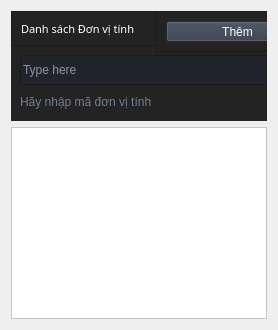
                        <widget class="QWidget" name="TT_DVT_Page">
                         <layout class="QVBoxLayout" name="verticalLayout_13">
                          <item>
                           <widget class="QWidget" name="verticalWidget" native="true">
                            <property name="minimumSize">
                             <size>
                              <width>0</width>
                              <height>110</height>
                             </size>
                            </property>
                            <property name="maximumSize">
                             <size>
                              <width>16777215</width>
                              <height>110</height>
                             </size>
                            </property>
                            <property name="styleSheet">
                             <string notr="true">background-color: rgb(35, 35, 35);</string>
                            </property>
                            <widget class="QFrame" name="frame_div_content_1">
                             <property name="geometry">
                              <rect>
                               <x>0</x>
                               <y>0</y>
                               <width>681</width>
                               <height>110</height>
                              </rect>
                             </property>
                             <property name="minimumSize">
                              <size>
                               <width>0</width>
                               <height>110</height>
                              </size>
                             </property>
                             <property name="maximumSize">
                              <size>
                               <width>16777215</width>
                               <height>110</height>
                              </size>
                             </property>
                             <property name="frameShape">
                              <enum>QFrame::NoFrame</enum>
                             </property>
                             <property name="frameShadow">
                              <enum>QFrame::Raised</enum>
                             </property>
                             <layout class="QVBoxLayout" name="verticalLayout_19">
                              <property name="spacing">
                               <number>0</number>
                              </property>
                              <property name="leftMargin">
                               <number>0</number>
                              </property>
                              <property name="topMargin">
                               <number>0</number>
                              </property>
                              <property name="rightMargin">
                               <number>0</number>
                              </property>
                              <property name="bottomMargin">
                               <number>0</number>
                              </property>
                              <item>
                               <widget class="QFrame" name="frame_title_wid_2">
                                <property name="maximumSize">
                                 <size>
                                  <width>16777215</width>
                                  <height>35</height>
                                 </size>
                                </property>
                                <property name="frameShape">
                                 <enum>QFrame::StyledPanel</enum>
                                </property>
                                <property name="frameShadow">
                                 <enum>QFrame::Raised</enum>
                                </property>
                                <layout class="QVBoxLayout" name="verticalLayout_20">
                                 <item>
                                  <widget class="QLabel" name="labelBoxBlenderInstalation_2">
                                   <property name="font">
                                    <font>
                                     <family>Shopee Display Black</family>
                                     <pointsize>8</pointsize>
                                     <weight>10</weight>
                                     <italic>false</italic>
                                     <bold>false</bold>
                                    </font>
                                   </property>
                                   <property name="styleSheet">
                                    <string notr="true">
color: rgb(255, 255, 255);</string>
                                   </property>
                                   <property name="text">
                                    <string>Danh sách Đơn vị tính</string>
                                   </property>
                                  </widget>
                                 </item>
                                </layout>
                               </widget>
                              </item>
                              <item>
                               <widget class="QFrame" name="frame_content_wid_2">
                                <property name="frameShape">
                                 <enum>QFrame::NoFrame</enum>
                                </property>
                                <property name="frameShadow">
                                 <enum>QFrame::Raised</enum>
                                </property>
                                <layout class="QHBoxLayout" name="horizontalLayout_12">
                                 <item>
                                  <layout class="QGridLayout" name="gridLayout_2">
                                   <property name="bottomMargin">
                                    <number>0</number>
                                   </property>
                                   <item row="0" column="0">
                                    <widget class="QLineEdit" name="lineEdit_2">
                                     <property name="minimumSize">
                                      <size>
                                       <width>0</width>
                                       <height>30</height>
                                      </size>
                                     </property>
                                     <property name="styleSheet">
                                      <string notr="true">background-color: rgb(33, 37, 43);
color: rgb(255, 255, 255);</string>
                                     </property>
                                     <property name="text">
                                      <string/>
                                     </property>
                                     <property name="placeholderText">
                                      <string>Type here</string>
                                     </property>
                                    </widget>
                                   </item>
                                   <item row="0" column="1">
                                    <widget class="QPushButton" name="pushButton_9">
                                     <property name="minimumSize">
                                      <size>
                                       <width>150</width>
                                       <height>30</height>
                                      </size>
                                     </property>
                                     <property name="font">
                                      <font>
                                       <family>Shopee Display Black</family>
                                       <pointsize>8</pointsize>
                                       <weight>10</weight>
                                       <italic>false</italic>
                                       <bold>false</bold>
                                      </font>
                                     </property>
                                     <property name="cursor">
                                      <cursorShape>PointingHandCursor</cursorShape>
                                     </property>
                                     <property name="styleSheet">
                                      <string notr="true">
QPushButton {
	background-color: rgb(52, 59, 72);
	color: rgb(255, 255, 255);
}
QPushButton:hover {
	background-color: rgb(85, 170, 255);
}</string>
                                     </property>
                                     <property name="text">
                                      <string>Tìm kiếm</string>
                                     </property>
                                     <property name="icon">
                                      <iconset resource="../../GUI_Test/Modern_GUI_PyDracula_PySide6_or_PyQt6-master/resources.qrc">
                                       <normaloff>:/icons/images/icons/cil-folder-open.png</normaloff>:/icons/images/icons/cil-folder-open.png</iconset>
                                     </property>
                                    </widget>
                                   </item>
                                   <item row="1" column="0" colspan="2">
                                    <widget class="QLabel" name="labelVersion_4">
                                     <property name="styleSheet">
                                      <string notr="true">color: rgb(113, 126, 149);</string>
                                     </property>
                                     <property name="lineWidth">
                                      <number>1</number>
                                     </property>
                                     <property name="text">
                                      <string>Hãy nhập mã đơn vị tính</string>
                                     </property>
                                     <property name="alignment">
                                      <set>Qt::AlignLeading|Qt::AlignLeft|Qt::AlignVCenter</set>
                                     </property>
                                    </widget>
                                   </item>
                                  </layout>
                                 </item>
                                </layout>
                               </widget>
                              </item>
                             </layout>
                            </widget>
                            <widget class="QFrame" name="frame_5">
                             <property name="geometry">
                              <rect>
                               <x>145</x>
                               <y>0</y>
                               <width>311</width>
                               <height>41</height>
                              </rect>
                             </property>
                             <property name="frameShape">
                              <enum>QFrame::StyledPanel</enum>
                             </property>
                             <property name="frameShadow">
                              <enum>QFrame::Raised</enum>
                             </property>
                             <layout class="QHBoxLayout" name="horizontalLayout_11">
                              <item>
                               <widget class="QPushButton" name="pushButton_8">
                                <property name="styleSheet">
                                 <string notr="true">
QPushButton {
	background-color: rgb(52, 59, 72);
	color: rgb(255, 255, 255);
}
QPushButton:hover {
	background-color: rgb(85, 170, 255);
}</string>
                                </property>
                                <property name="text">
                                 <string>Thêm</string>
                                </property>
                               </widget>
                              </item>
                              <item>
                               <widget class="QPushButton" name="pushButton_7">
                                <property name="styleSheet">
                                 <string notr="true">
QPushButton {
	background-color: rgb(52, 59, 72);
	color: rgb(255, 255, 255);
}
QPushButton:hover {
	background-color: rgb(85, 170, 255);
}</string>
                                </property>
                                <property name="text">
                                 <string>Xóa</string>
                                </property>
                               </widget>
                              </item>
                             </layout>
                            </widget>
                           </widget>
                          </item>
                          <item>
                           <widget class="QWidget" name="verticalWidget_2" native="true">
                            <property name="styleSheet">
                             <string notr="true">background-color: rgb(35, 35, 35);</string>
                            </property>
                            <layout class="QHBoxLayout" name="horizontalLayout_13">
                             <property name="leftMargin">
                              <number>0</number>
                             </property>
                             <property name="topMargin">
                              <number>0</number>
                             </property>
                             <property name="rightMargin">
                              <number>0</number>
                             </property>
                             <property name="bottomMargin">
                              <number>0</number>
                             </property>
                             <item>
                              <widget class="QFrame" name="horizontalFrame">
                               <layout class="QHBoxLayout" name="horizontalLayout_7">
                                <property name="spacing">
                                 <number>0</number>
                                </property>
                                <property name="leftMargin">
                                 <number>0</number>
                                </property>
                                <property name="topMargin">
                                 <number>0</number>
                                </property>
                                <property name="rightMargin">
                                 <number>0</number>
                                </property>
                                <property name="bottomMargin">
                                 <number>0</number>
                                </property>
                                <item>
                                 <widget class="QTableView" name="tableView">
                                  <property name="styleSheet">
                                   <string notr="true">background-color: rgb(255, 255, 255);</string>
                                  </property>
                                 </widget>
                                </item>
                               </layout>
                              </widget>
                             </item>
                            </layout>
                           </widget>
                          </item>
                         </layout>
                        </widget>
